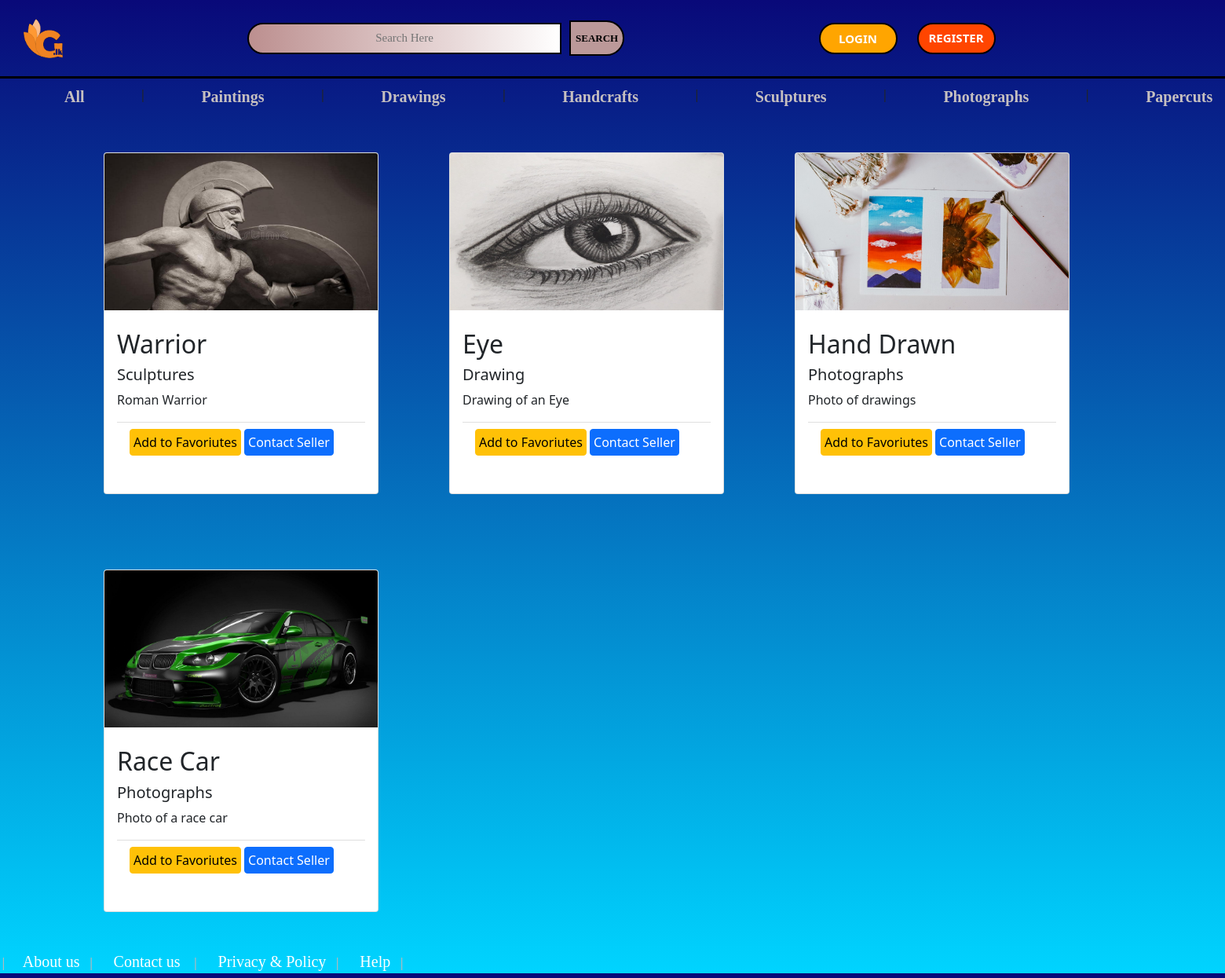
Page /home/homepage.php on the committed database.
### tables this page shows
CREATE TABLE `ads` (
  `ad_id` int(100) NOT NULL,
  `adName` varchar(100) NOT NULL,
  `category` varchar(50) NOT NULL,
  `ad_desc` varchar(500) NOT NULL,
  `img_dir` varchar(256) NOT NULL,
  `price` int(100) NOT NULL
);

### home/homepage.php (the view, shortened to what this page needs)
<!DOCTYPE html>
<html lang="en">
<head>
    <link rel="stylesheet" href="homepage.css">
    <link href="https://cdn.jsdelivr.net/npm/bootstrap@5.0.2/dist/css/bootstrap.min.css" rel="stylesheet">
</head>
<body>
        <div class="nav-bar">
            <div class="logo"><a href="../home/homepage.php"><img src="../Src/Logo.png" width="50px" height="50px"></a></div>
            <div class="search-bar">
                <input type="text" placeholder="Search Here" class="search-box">
                <button type="submit" class="search-btn">search</button>
            </div>
            <div class="buttons">
                <button class="login"><a href = "../Login/login.php" >Login</a></button>
                <button class="register"><a href = "../signup/signup.php">Register</a></button>
            </div>
            </div>
            <nav class="navbar navbar-expand-lg bg-body-tertiary">
            <div class="container-fluid">
                <ul class="navbar-nav me-auto mb-2 mb-lg-0">
                    <li class="nav-item">
                    <li><a class="nav-item" href="#artist">All</a></li><label for="">|</label>
                    <li><a class="nav-item" href="#home">Paintings</a></li><label for="">|</label>
                    <li><a class="nav-item" href="#artist">Drawings</a></li><label for="">|</label>
                    <li><a class="nav-item" href="#sellers">Handcrafts</a></li><label for="">|</label>
                    <li><a class="nav-item" href="#contactus">Sculptures</a></li><label for="">|</label>
                    <li><a class="nav-item" href="#about">Photographs</a></li><label for="">|</label>
                    <li><a class="nav-item" href="#about">Papercuts</a></li>
                </ul>
                </div>
            </nav>
    <div class="container fluid">
    <div class="row">
                <?php
                        require "../post_ads/db.php";
                        $query = "SELECT * FROM ads";
                        $query_run = mysqli_query($conn , $query);
                        $check_ad = mysqli_num_rows($query_run) > 0;
                        if($check_ad){
                            while($row = mysqli_fetch_assoc($query_run)){
                ?>
                <div class="col-md-4 py-5">
                            <div class="card" style="width:350px">
                                <img src="<?php echo $row['img_dir'];?>" width="300px" height="200px" class="card-img-top" alt="Product Image">
                                    <div class="card-body py-4">
                                        <h2 class="ad_title"><?php  echo $row['adName'];  ?></h2>
                                        <h5 class="ad_title"><?php  echo $row['category'];  ?></h5>
                                        <p class="content">
                                        <?php  echo $row['ad_desc'];  ?>
                                        <div class="card-footer bg-transparent border-black">
                                        <a href="#" class="btn btn-warning w-15 p-1">Add to Favoriutes</a>
                                        <a href="#" class="btn btn-primary w-20 p-1">Contact Seller</a>
                                        </div>
                                        </p>
                                    </div>
                            </div>
                </div>
                <?php
                            }
                        }
                        else{
                            echo "No Ads Found";
                        }
                        ?>
    </div>
    </div>
        <div class="bottom absolute-bottom">
                    |<a href="../about us/about.php">About us</a>|
                    <a href="../contact/index.html">Contact us </a>|
                    <a href="../privacy/privacy.php">Privacy & Policy</a>|
                    <a href="../help/help.php">Help</a>|
        </div>
</body>
</html>

### home/homepage.css (style rules this page uses)
body { background: rgb(2,0,36); background: linear-gradient(180deg, rgba(2,0,36,1) 0%, rgba(9,9,121,1) 0%, rgba(0,212,255,1) 100%); }
.nav-bar { top: 0; width: 100%; height: 100px; padding-bottom: 0px; display: flex; align-items: center; border-bottom: 3px solid rgb(0, 0, 0); }
.logo { width: 100px; height: 100px; margin-left: 5px; display: flex; align-items: center; justify-content: center; }
.search-bar { width: 900px; height: 50px; display: flex; align-items: center; justify-content: center; }
.search-box { width: 400px; height: 40px; background-image: linear-gradient(to right,rosybrown, rgb(255, 255, 255)); border: 2px solid black; border-bottom-left-radius: 25px; border-top-left-radius: 25px; margin-right: 10px; font-size: 15px; font-family: Calibri; font-weight: 450; text-align: center; }
.search-btn { width: 70px; height: 45px; border-bottom-right-radius: 25px; border-top-right-radius: 25px; font-family: Calibri; font-size: 13px; text-transform: uppercase; font-weight: 700; border: 2px solid rgb(0, 0, 0); background-color: rgb(187, 153, 153); color: rgb(0, 0, 0); }
.buttons { width: 300px; height: 70px; display: flex; align-items: center; justify-content: center; }
.login { cursor: pointer; width:100px; height: 40px; border: 2px solid black; margin: 5px; border-radius: 25px; background-color: orange; }
.login a { font-size: 15px; font-weight: 800; text-transform: uppercase; color: rgb(255, 255, 255); text-decoration: none; }
.register { cursor: pointer; width:100px; height: 40px; border: 2px solid black; margin: 5px; margin-left: 20px; border-radius: 25px; font-size: 10px; font-weight: 700; text-transform: uppercase; background-color: orangered; }
.register a { font-size: 15px; font-weight: 800; text-transform: uppercase; color: rgb(255, 255, 255); text-decoration: none; }
nav { display: flex; justify-content: center; }
ul { list-style: none; }
li a { font-family:Geraldine personal USE Italic ; font-weight: 600; font-size: 20px; color: rgb(198, 192, 192); text-decoration: none; padding: 70px; }
.bottom { color: rgb(181, 185, 189); }
.bottom a { font-family:Geraldine personal USE Italic ; font-size: 20px; font-weight: 400; color: rgb(255, 255, 255); text-decoration: none; margin-bottom: 10px; padding: 10px; margin-left: 10px; }

### rows in the picture
ads: img_dir (picture), adName "Warrior", category "Sculptures", ad_desc "Roman Warrior"
ads: img_dir (picture), adName "Eye", category "Drawing", ad_desc "Drawing of an Eye"
ads: img_dir (picture), adName "Hand Drawn", category "Photographs", ad_desc "Photo of drawings"
ads: img_dir (picture), adName "Race Car", category "Photographs", ad_desc "Photo of a race car"
